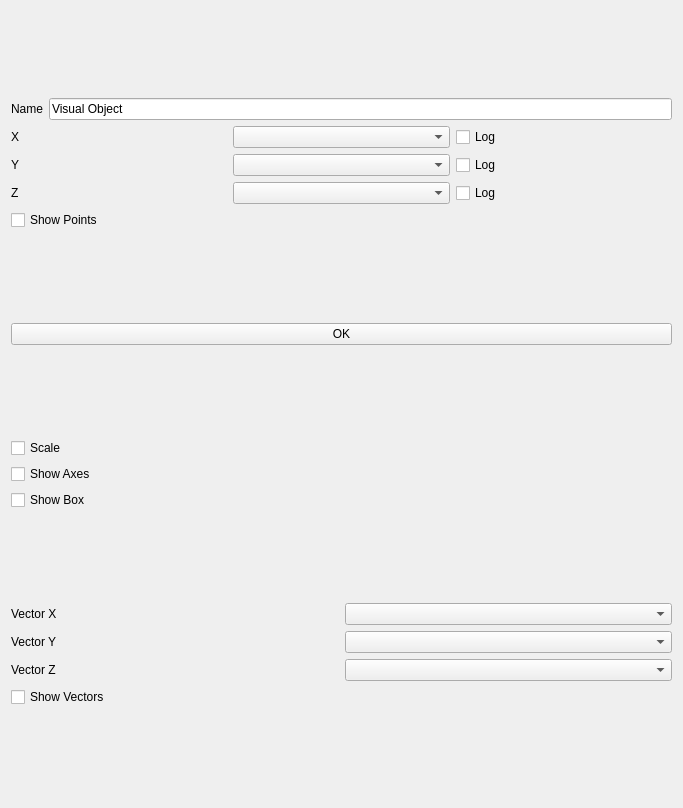
          <widget class="QWidget" name="scrollAreaWidgetContents">
           <property name="geometry">
            <rect>
             <x>0</x>
             <y>0</y>
             <width>683</width>
             <height>808</height>
            </rect>
           </property>
           <layout class="QVBoxLayout" name="verticalLayout_6">
            <item>
             <layout class="QVBoxLayout" name="verticalLayout">
              <item>
               <layout class="QHBoxLayout" name="horizontalLayout_2">
                <item>
                 <widget class="QLabel" name="nameLabel">
                  <property name="text">
                   <string>Name</string>
                  </property>
                 </widget>
                </item>
                <item>
                 <widget class="QLineEdit" name="namelineEdit">
                  <property name="toolTip">
                   <string>Choose a name for the Visual Object</string>
                  </property>
                  <property name="text">
                   <string>Visual Object</string>
                  </property>
                  <property name="readOnly">
                   <bool>true</bool>
                  </property>
                 </widget>
                </item>
               </layout>
              </item>
              <item>
               <layout class="QHBoxLayout" name="horizontalLayout_3">
                <item>
                 <widget class="QLabel" name="Xlabel">
                  <property name="text">
                   <string>X</string>
                  </property>
                 </widget>
                </item>
                <item>
                 <widget class="QComboBox" name="XcomboBox"/>
                </item>
                <item>
                 <widget class="QCheckBox" name="XLogCheckBox">
                  <property name="text">
                   <string>Log</string>
                  </property>
                  <property name="checked">
                   <bool>false</bool>
                  </property>
                 </widget>
                </item>
               </layout>
              </item>
              <item>
               <layout class="QHBoxLayout" name="horizontalLayout_4">
                <item>
                 <widget class="QLabel" name="Ylabel">
                  <property name="text">
                   <string>Y</string>
                  </property>
                 </widget>
                </item>
                <item>
                 <widget class="QComboBox" name="YcomboBox"/>
                </item>
                <item>
                 <widget class="QCheckBox" name="YLogCheckBox">
                  <property name="text">
                   <string>Log</string>
                  </property>
                  <property name="checked">
                   <bool>false</bool>
                  </property>
                 </widget>
                </item>
               </layout>
              </item>
              <item>
               <layout class="QHBoxLayout" name="horizontalLayout_5">
                <item>
                 <widget class="QLabel" name="label">
                  <property name="text">
                   <string>Z</string>
                  </property>
                 </widget>
                </item>
                <item>
                 <widget class="QComboBox" name="ZcomboBox"/>
                </item>
                <item>
                 <widget class="QCheckBox" name="ZLogCheckBox">
                  <property name="text">
                   <string>Log</string>
                  </property>
                  <property name="checkable">
                   <bool>true</bool>
                  </property>
                  <property name="checked">
                   <bool>false</bool>
                  </property>
                 </widget>
                </item>
               </layout>
              </item>
              <item>
               <widget class="QCheckBox" name="ShowPointsCheckBox">
                <property name="text">
                 <string>Show Points</string>
                </property>
                <property name="checked">
                 <bool>false</bool>
                </property>
               </widget>
              </item>
             </layout>
            </item>
            <item>
             <widget class="QPushButton" name="ViewSettingspushButton">
              <property name="text">
               <string>OK</string>
              </property>
             </widget>
            </item>
            <item>
             <layout class="QVBoxLayout" name="verticalLayout_5">
              <item>
               <widget class="QCheckBox" name="ScaleCheckBox">
                <property name="text">
                 <string>Scale</string>
                </property>
                <property name="checked">
                 <bool>false</bool>
                </property>
               </widget>
              </item>
              <item>
               <widget class="QCheckBox" name="ShowAxesCheckBox">
                <property name="text">
                 <string>Show Axes</string>
                </property>
                <property name="checked">
                 <bool>false</bool>
                </property>
               </widget>
              </item>
              <item>
               <widget class="QCheckBox" name="ShowBoxCheckBox">
                <property name="text">
                 <string>Show Box</string>
                </property>
                <property name="checked">
                 <bool>false</bool>
                </property>
               </widget>
              </item>
             </layout>
            </item>
            <item>
             <layout class="QVBoxLayout" name="VectorLayout">
              <item>
               <layout class="QHBoxLayout" name="horizontalLayout_8">
                <item>
                 <widget class="QLabel" name="XVectorsLabel">
                  <property name="text">
                   <string>Vector X</string>
                  </property>
                 </widget>
                </item>
                <item>
                 <widget class="QComboBox" name="XVectorsComboBox"/>
                </item>
               </layout>
              </item>
              <item>
               <layout class="QHBoxLayout" name="horizontalLayout_7">
                <item>
                 <widget class="QLabel" name="YVectorsLabel">
                  <property name="text">
                   <string>Vector Y</string>
                  </property>
                 </widget>
                </item>
                <item>
                 <widget class="QComboBox" name="YVectorsComboBox"/>
                </item>
               </layout>
              </item>
              <item>
               <layout class="QHBoxLayout" name="horizontalLayout_6">
                <item>
                 <widget class="QLabel" name="ZVectorsLabel">
                  <property name="text">
                   <string>Vector Z</string>
                  </property>
                 </widget>
                </item>
                <item>
                 <widget class="QComboBox" name="ZVectorsComboBox"/>
                </item>
               </layout>
              </item>
              <item>
               <widget class="QCheckBox" name="ShowVectorsCheckBox">
                <property name="text">
                 <string>Show Vectors</string>
                </property>
                <property name="checked">
                 <bool>false</bool>
                </property>
               </widget>
              </item>
             </layout>
            </item>
           </layout>
          </widget>
